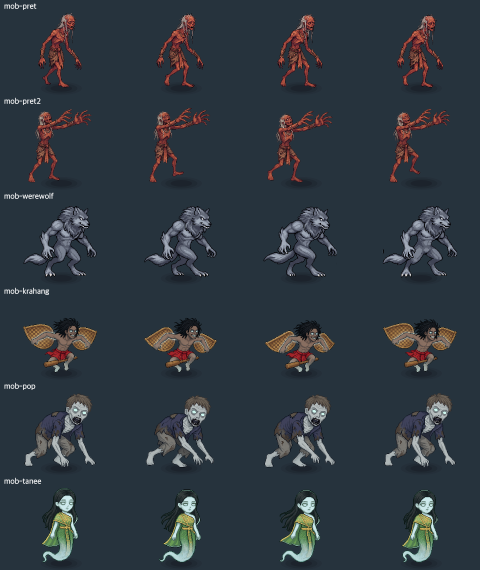
#> input picture Output/Codex/2026-11-01-art-mob-walk-th/native-art-renderer-frames.png, 960 x 1140 px, given in place of exec-59249c3d-69ed-4da4-8542-7942f6836d97.png, which was not available (shown at 1/2 size)
$ python assemble-sheets.py
#> lines starting #> are read from the running program, lines starting #| are printed output that depends on the picture
from pathlib import Path
from PIL import Image,ImageDraw
import numpy as np,json,hashlib,shutil
root=Path('/Users/agapae/agapae-work/AVEGEE/.codex-worktrees/2026-11-01-art-mob-walk-th');out=Path('/Users/agapae/Documents/Work PAE/Claude/AGAPAE Agent/Output/Codex/2026-11-01-art-mob-walk-th');(out/'generated').mkdir(exist_ok=True);(out/'previews').mkdir(exist_ok=True)
files={'mob-pret':'exec-59249c3d-69ed-4da4-8542-7942f6836d97.png','mob-pret2':'exec-f8e97724-80f7-40e1-a07b-2071c70cb9a0.png','mob-werewolf':'exec-eeef5d2d-2ebe-4aaf-bcdc-52ea7395b61f.png','mob-krahang':'exec-4e112b57-1674-41ce-9411-2585c489ad7b.png','mob-pop':'exec-c813767f-de26-47e4-aab6-875fe0bfeceb.png','mob-tanee':'exec-fa5e3044-6cad-4f8f-ae7a-960e710759b0.png'}
report=[]
for key,file in files.items():
 src=Path('/Users/agapae/.codex/generated_images/01a1957c-6dc3-7d60-9284-a7d889765579')/file;shutil.copy2(src,out/'generated'/f'{key}.png');source=Image.open(src).convert('RGBA');standing=Image.open(root/'img'/f'{key}.png').convert('RGBA');a=np.asarray(standing)[:,:,3];oldbox=Image.fromarray((a>40).astype('uint8')*255).getbbox();targetH=min(508,oldbox[3]-oldbox[1]);frames=[];details=[]
#> further down, source is the input picture: PIL image 960x1140 RGBA; mean R, G, B, A 48, 56.9, 64.8, 255
#> after `a = np.asarray(standing)[:, :, 3]`: a: shape (1140, 960); every value is 255
#> after `oldbox = Image.fromarray((a > 40).astype('uint8') * 255).getbbox()`: oldbox = (0, 0, 960, 1140)
#> after `targetH = min(508, oldbox[3] - oldbox[1])`: targetH = 508
 cells=[]
 for col,row in [(0,0),(1,0),(0,1),(1,1)]:
  cell=source.crop((round(col*source.width/2),round(row*source.height/2),round((col+1)*source.width/2),round((row+1)*source.height/2)))
  alpha=np.asarray(cell)[:,:,3];box=Image.fromarray((alpha>40).astype('uint8')*255).getbbox();assert box;cells.append((cell,box))
#> this loop made 4 passes
#> pass 1, `cell=source.crop((round(col*source.width/2),round(row*source.height/2)..`:
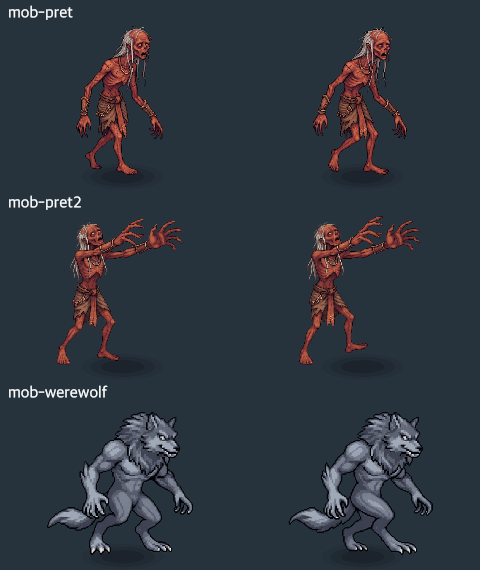
#> cell: PIL image 480x570 RGBA; mean R, G, B, A 46.7, 54.1, 63.3, 255
#> after the loop, cells = 4 items
 commonScale=min(targetH/max(b[3]-b[1] for c,b in cells),508/max(b[2]-b[0] for c,b in cells))
#> commonScale = 0.891
 for i,(cell,box) in enumerate(cells):
  # Technical sheet extraction/registration only: no semantic painting, no frame duplication.
  crop=cell.crop(box);scale=commonScale;size=(round(crop.width*scale),round(crop.height*scale));crop=crop.resize(size,Image.Resampling.NEAREST)
  frame=Image.new('RGBA',(512,512));x=(512-crop.width)//2;y=512-crop.height;frame.alpha_composite(crop,(x,y));frames.append(frame)
  details.append({'frame':i,'sourceCell':cell.size,'sourceBounds':box,'bodySize':size,'origin':[x,y],'baseline':511,'sha256':hashlib.sha256(frame.tobytes()).hexdigest()})
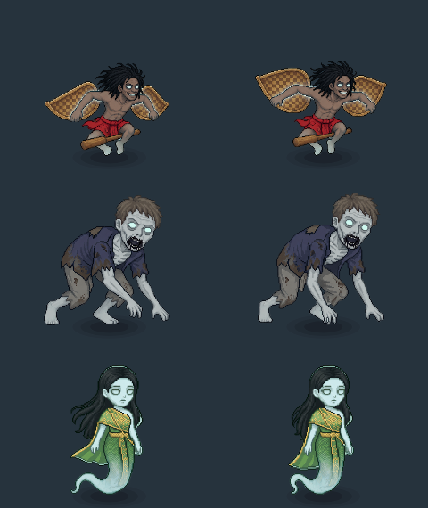
#> crop: PIL image 428x508 RGBA; mean R, G, B, A 49, 59.7, 66.3, 255
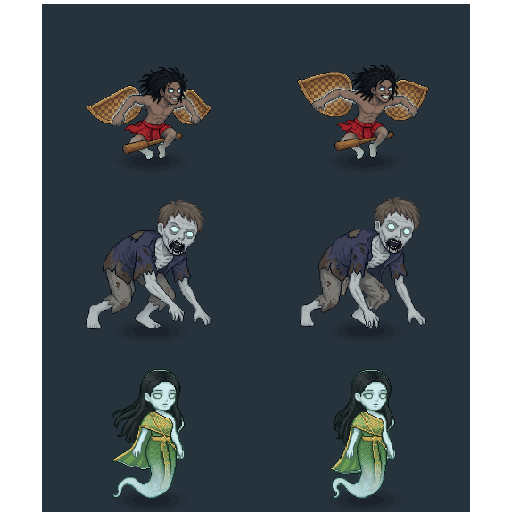
#> frame: PIL image 512x512 RGBA; mean R, G, B, A 40.7, 49.5, 55, 211.5; transparent parts drawn white
#> after the loop, details = 4 items; frames = 4 items
 assert len(set(d['sha256'] for d in details))==4
 strip=Image.new('RGBA',(2048,512))
#> strip: PIL image 2048x512 RGBA; every value is 0
 for i,frame in enumerate(frames):strip.alpha_composite(frame,(i*512,0))
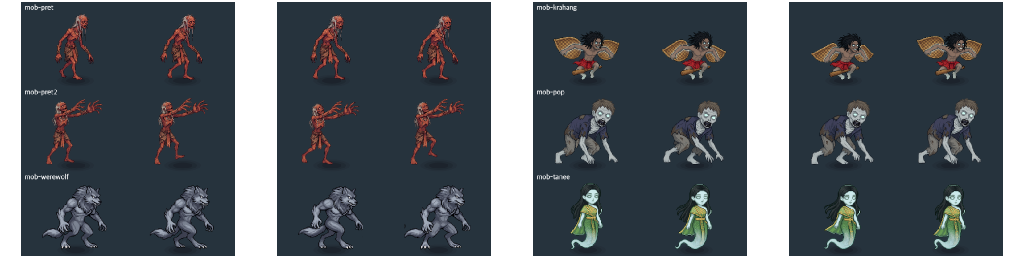
#> strip: PIL image 2048x512 RGBA (shown at 1/2 size); mean R, G, B, A 39.8, 47.2, 53.8, 211.5; transparent parts drawn white
 strip.save(root/'img'/f'{key}-walk.png')
 # Preview at world-friendly sizes; transparent source is preserved in PNG.
 previews=[]
 for frame in frames:
  tile=Image.new('RGBA',(160,170),'#26333d');small=frame.resize((144,144),Image.Resampling.NEAREST);tile.alpha_composite(small,(8,18));previews.append(tile.convert('RGB'))
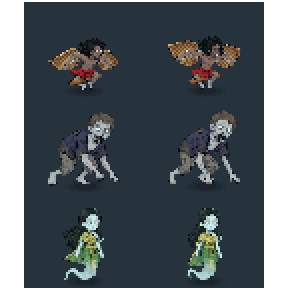
#> small: PIL image 144x144 RGBA (shown 2 times larger); mean R, G, B, A 40.7, 49.5, 55, 211; transparent parts drawn white
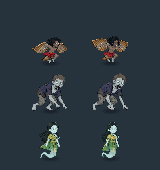
#> tile: PIL image 160x170 RGBA; mean R, G, B, A 45.1, 56.6, 64.5, 255
#> after the loop, previews = 4 items
 previews[0].save(out/'previews'/f'{key}.gif',save_all=True,append_images=previews[1:],duration=180,loop=0)
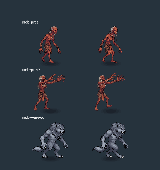
#> saved as mob-pret.gif: PIL image 160x170 RGB; mean R, G, B 43.5, 52.9, 62.4
#> (the run stopped early here; a loop or call above may not have finished)
